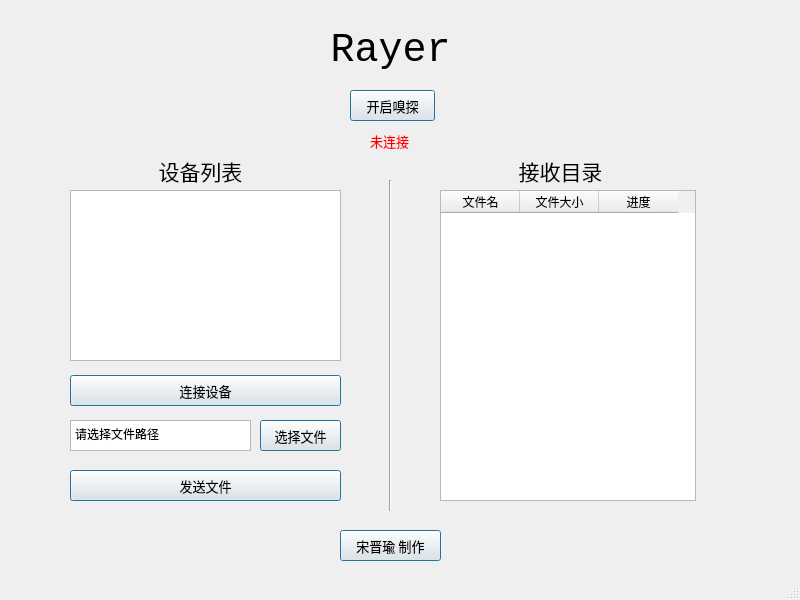
<?xml version="1.0" encoding="UTF-8"?>
<ui version="4.0">
 <class>Rayer</class>
 <widget class="QMainWindow" name="Rayer">
  <property name="geometry">
   <rect>
    <x>0</x>
    <y>0</y>
    <width>800</width>
    <height>600</height>
   </rect>
  </property>
  <property name="sizePolicy">
   <sizepolicy hsizetype="Preferred" vsizetype="Preferred">
    <horstretch>0</horstretch>
    <verstretch>0</verstretch>
   </sizepolicy>
  </property>
  <property name="minimumSize">
   <size>
    <width>0</width>
    <height>0</height>
   </size>
  </property>
  <property name="baseSize">
   <size>
    <width>-1</width>
    <height>0</height>
   </size>
  </property>
  <property name="windowTitle">
   <string>Home</string>
  </property>
  <widget class="QWidget" name="centralwidget">
   <widget class="QLabel" name="label">
    <property name="geometry">
     <rect>
      <x>110</x>
      <y>20</y>
      <width>561</width>
      <height>61</height>
     </rect>
    </property>
    <property name="font">
     <font>
      <family>Consolas</family>
      <pointsize>30</pointsize>
     </font>
    </property>
    <property name="layoutDirection">
     <enum>Qt::LeftToRight</enum>
    </property>
    <property name="text">
     <string>Rayer</string>
    </property>
    <property name="alignment">
     <set>Qt::AlignCenter</set>
    </property>
    <property name="wordWrap">
     <bool>false</bool>
    </property>
   </widget>
   <widget class="QPushButton" name="startDiscover">
    <property name="geometry">
     <rect>
      <x>350</x>
      <y>90</y>
      <width>85</width>
      <height>31</height>
     </rect>
    </property>
    <property name="font">
     <font>
      <family>Microsoft YaHei</family>
      <pointsize>10</pointsize>
     </font>
    </property>
    <property name="text">
     <string>开启嗅探</string>
    </property>
    <property name="checkable">
     <bool>true</bool>
    </property>
    <property name="checked">
     <bool>false</bool>
    </property>
    <property name="autoDefault">
     <bool>false</bool>
    </property>
    <property name="default">
     <bool>true</bool>
    </property>
    <property name="flat">
     <bool>false</bool>
    </property>
   </widget>
   <widget class="QPushButton" name="connectToDevice">
    <property name="geometry">
     <rect>
      <x>70</x>
      <y>375</y>
      <width>271</width>
      <height>31</height>
     </rect>
    </property>
    <property name="font">
     <font>
      <family>Microsoft YaHei</family>
      <pointsize>10</pointsize>
     </font>
    </property>
    <property name="text">
     <string>连接设备</string>
    </property>
    <property name="autoDefault">
     <bool>false</bool>
    </property>
    <property name="default">
     <bool>true</bool>
    </property>
    <property name="flat">
     <bool>false</bool>
    </property>
   </widget>
   <widget class="QPushButton" name="chooseFile">
    <property name="geometry">
     <rect>
      <x>260</x>
      <y>420</y>
      <width>81</width>
      <height>31</height>
     </rect>
    </property>
    <property name="font">
     <font>
      <family>Microsoft YaHei</family>
      <pointsize>10</pointsize>
     </font>
    </property>
    <property name="text">
     <string>选择文件</string>
    </property>
    <property name="autoDefault">
     <bool>false</bool>
    </property>
    <property name="default">
     <bool>true</bool>
    </property>
    <property name="flat">
     <bool>false</bool>
    </property>
   </widget>
   <widget class="QTextEdit" name="pathText">
    <property name="geometry">
     <rect>
      <x>70</x>
      <y>420</y>
      <width>181</width>
      <height>31</height>
     </rect>
    </property>
    <property name="readOnly">
     <bool>true</bool>
    </property>
    <property name="html">
     <string>&lt;!DOCTYPE HTML PUBLIC &quot;-//W3C//DTD HTML 4.0//EN&quot; &quot;http://www.w3.org/TR/REC-html40/strict.dtd&quot;&gt;
&lt;html&gt;&lt;head&gt;&lt;meta name=&quot;qrichtext&quot; content=&quot;1&quot; /&gt;&lt;style type=&quot;text/css&quot;&gt;
p, li { white-space: pre-wrap; }
&lt;/style&gt;&lt;/head&gt;&lt;body style=&quot; font-family:'SimSun'; font-size:9.16364pt; font-weight:400; font-style:normal;&quot;&gt;
&lt;p style=&quot; margin-top:0px; margin-bottom:0px; margin-left:0px; margin-right:0px; -qt-block-indent:0; text-indent:0px;&quot;&gt;&lt;span style=&quot; font-family:'SimSun'; font-size:9.16364pt;&quot;&gt;请选择文件路径&lt;/span&gt;&lt;/p&gt;&lt;/body&gt;&lt;/html&gt;</string>
    </property>
   </widget>
   <widget class="QPushButton" name="sendFile">
    <property name="geometry">
     <rect>
      <x>70</x>
      <y>470</y>
      <width>271</width>
      <height>31</height>
     </rect>
    </property>
    <property name="font">
     <font>
      <family>Microsoft YaHei</family>
      <pointsize>10</pointsize>
     </font>
    </property>
    <property name="text">
     <string>发送文件</string>
    </property>
    <property name="autoDefault">
     <bool>false</bool>
    </property>
    <property name="default">
     <bool>true</bool>
    </property>
    <property name="flat">
     <bool>false</bool>
    </property>
   </widget>
   <widget class="Line" name="line">
    <property name="geometry">
     <rect>
      <x>380</x>
      <y>180</y>
      <width>20</width>
      <height>331</height>
     </rect>
    </property>
    <property name="orientation">
     <enum>Qt::Vertical</enum>
    </property>
   </widget>
   <widget class="QLabel" name="label_2">
    <property name="geometry">
     <rect>
      <x>130</x>
      <y>150</y>
      <width>141</width>
      <height>41</height>
     </rect>
    </property>
    <property name="font">
     <font>
      <family>Microsoft YaHei</family>
      <pointsize>16</pointsize>
     </font>
    </property>
    <property name="layoutDirection">
     <enum>Qt::LeftToRight</enum>
    </property>
    <property name="text">
     <string>设备列表</string>
    </property>
    <property name="alignment">
     <set>Qt::AlignCenter</set>
    </property>
    <property name="wordWrap">
     <bool>false</bool>
    </property>
   </widget>
   <widget class="QListWidget" name="deviceList">
    <property name="geometry">
     <rect>
      <x>70</x>
      <y>190</y>
      <width>271</width>
      <height>171</height>
     </rect>
    </property>
   </widget>
   <widget class="QTableWidget" name="recvFileList">
    <property name="geometry">
     <rect>
      <x>440</x>
      <y>190</y>
      <width>256</width>
      <height>311</height>
     </rect>
    </property>
    <property name="frameShape">
     <enum>QFrame::StyledPanel</enum>
    </property>
    <property name="editTriggers">
     <set>QAbstractItemView::NoEditTriggers</set>
    </property>
    <property name="alternatingRowColors">
     <bool>true</bool>
    </property>
    <property name="selectionBehavior">
     <enum>QAbstractItemView::SelectRows</enum>
    </property>
    <property name="textElideMode">
     <enum>Qt::ElideMiddle</enum>
    </property>
    <property name="gridStyle">
     <enum>Qt::SolidLine</enum>
    </property>
    <attribute name="horizontalHeaderCascadingSectionResizes">
     <bool>false</bool>
    </attribute>
    <attribute name="horizontalHeaderMinimumSectionSize">
     <number>27</number>
    </attribute>
    <attribute name="horizontalHeaderDefaultSectionSize">
     <number>79</number>
    </attribute>
    <attribute name="horizontalHeaderShowSortIndicator" stdset="0">
     <bool>false</bool>
    </attribute>
    <column>
     <property name="text">
      <string>文件名</string>
     </property>
    </column>
    <column>
     <property name="text">
      <string>文件大小</string>
     </property>
    </column>
    <column>
     <property name="text">
      <string>进度</string>
     </property>
    </column>
   </widget>
   <widget class="QLabel" name="label_3">
    <property name="geometry">
     <rect>
      <x>490</x>
      <y>150</y>
      <width>141</width>
      <height>41</height>
     </rect>
    </property>
    <property name="font">
     <font>
      <family>Microsoft YaHei</family>
      <pointsize>16</pointsize>
     </font>
    </property>
    <property name="layoutDirection">
     <enum>Qt::LeftToRight</enum>
    </property>
    <property name="text">
     <string>接收目录</string>
    </property>
    <property name="alignment">
     <set>Qt::AlignCenter</set>
    </property>
    <property name="wordWrap">
     <bool>false</bool>
    </property>
   </widget>
   <widget class="QPushButton" name="madeByMe">
    <property name="geometry">
     <rect>
      <x>340</x>
      <y>530</y>
      <width>101</width>
      <height>31</height>
     </rect>
    </property>
    <property name="font">
     <font>
      <family>Microsoft YaHei</family>
      <pointsize>10</pointsize>
     </font>
    </property>
    <property name="text">
     <string>宋晋瑜 制作</string>
    </property>
    <property name="autoDefault">
     <bool>false</bool>
    </property>
    <property name="default">
     <bool>true</bool>
    </property>
    <property name="flat">
     <bool>false</bool>
    </property>
   </widget>
   <widget class="QLabel" name="deviceStatus">
    <property name="geometry">
     <rect>
      <x>254</x>
      <y>120</y>
      <width>271</width>
      <height>41</height>
     </rect>
    </property>
    <property name="font">
     <font>
      <family>Microsoft YaHei</family>
      <pointsize>10</pointsize>
     </font>
    </property>
    <property name="layoutDirection">
     <enum>Qt::LeftToRight</enum>
    </property>
    <property name="styleSheet">
     <string notr="true">color: rgb(255, 0, 0);</string>
    </property>
    <property name="text">
     <string>未连接</string>
    </property>
    <property name="alignment">
     <set>Qt::AlignCenter</set>
    </property>
    <property name="wordWrap">
     <bool>false</bool>
    </property>
   </widget>
  </widget>
  <widget class="QStatusBar" name="statusbar"/>
 </widget>
 <resources/>
 <connections/>
</ui>
